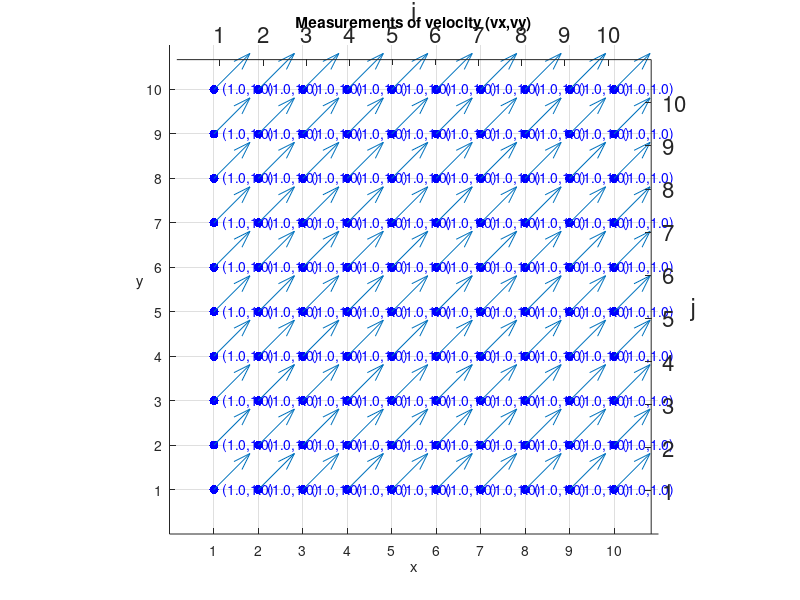
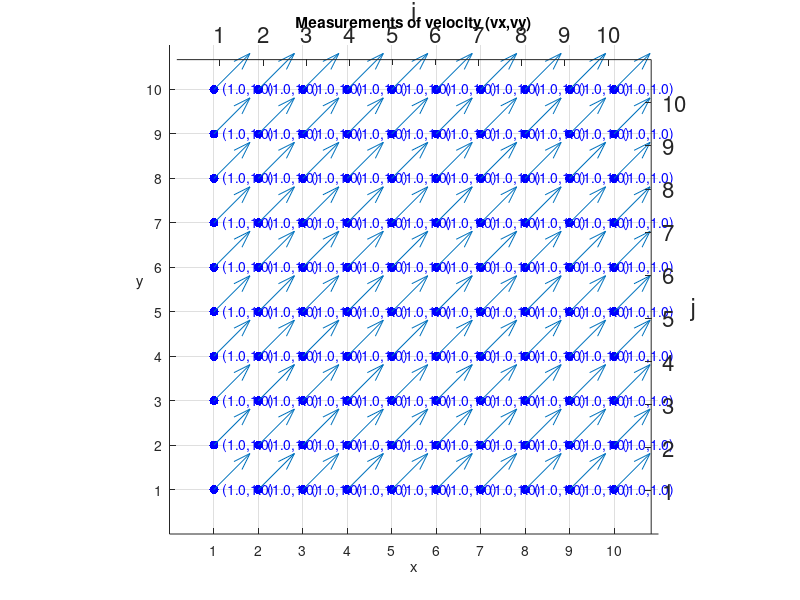

MATLAB code for these plots, in order:
clear;

x = [1:10];
y = [1:10];
[X,Y] = meshgrid(x,y);

U = ones(size(X));
V = ones(size(Y));

figure(1);clf;hold on;
axis([0 11 0 11]); % Set axis wider than default
hold on;
for i = 1:length(x)
    for j = 1:length(y)
        plot(x(i),y(j),'b.','MarkerSize',20);
        text(.2+x(i),y(j),[sprintf('(%.1f,%.1f)',U(i,j),V(i,j))],'Color','blue');
    end
end
title('Measurements of velocity (vx,vy)');
ylabel(gca, 'y','Rotation',0);
xlabel(gca,'x');
axis square
set(gca,'XTick',[1:1:10])
set(gca,'YTick',[1:1:10])
grid on;

quiver(X,Y,U,V);
% Add index axes.
% Based on technique from http://stackoverflow.com/questions/19569134/overlaying-two-axes-in-a-matlab-plot
% Create a new axes in the same position as the first one, overlaid on top
h2 = axes('position', get(gca, 'position')); 
% Put the new axes' y labels on the right, set the x limits the same as the
% original axes', and make the background transparent
set(h2, 'YAxisLocation', 'right', 'YLim',[0,length(y)+1],'Xlim', [0,length(x)+1], 'Color', 'none'); 
ylabel(h2, 'j','Rotation',0,'FontSize',16);
xlabel(h2, 'i','FontSize',16);
set(h2,'XTick',[1:length(x)])
set(h2,'YTick',[1:length(y)])
set(h2, 'XAxisLocation', 'top');
axis square;
hold on;
set(gca,'FontSize',16)

print -depsc vector_basics.eps
print -dpng vecgtor_basics.png